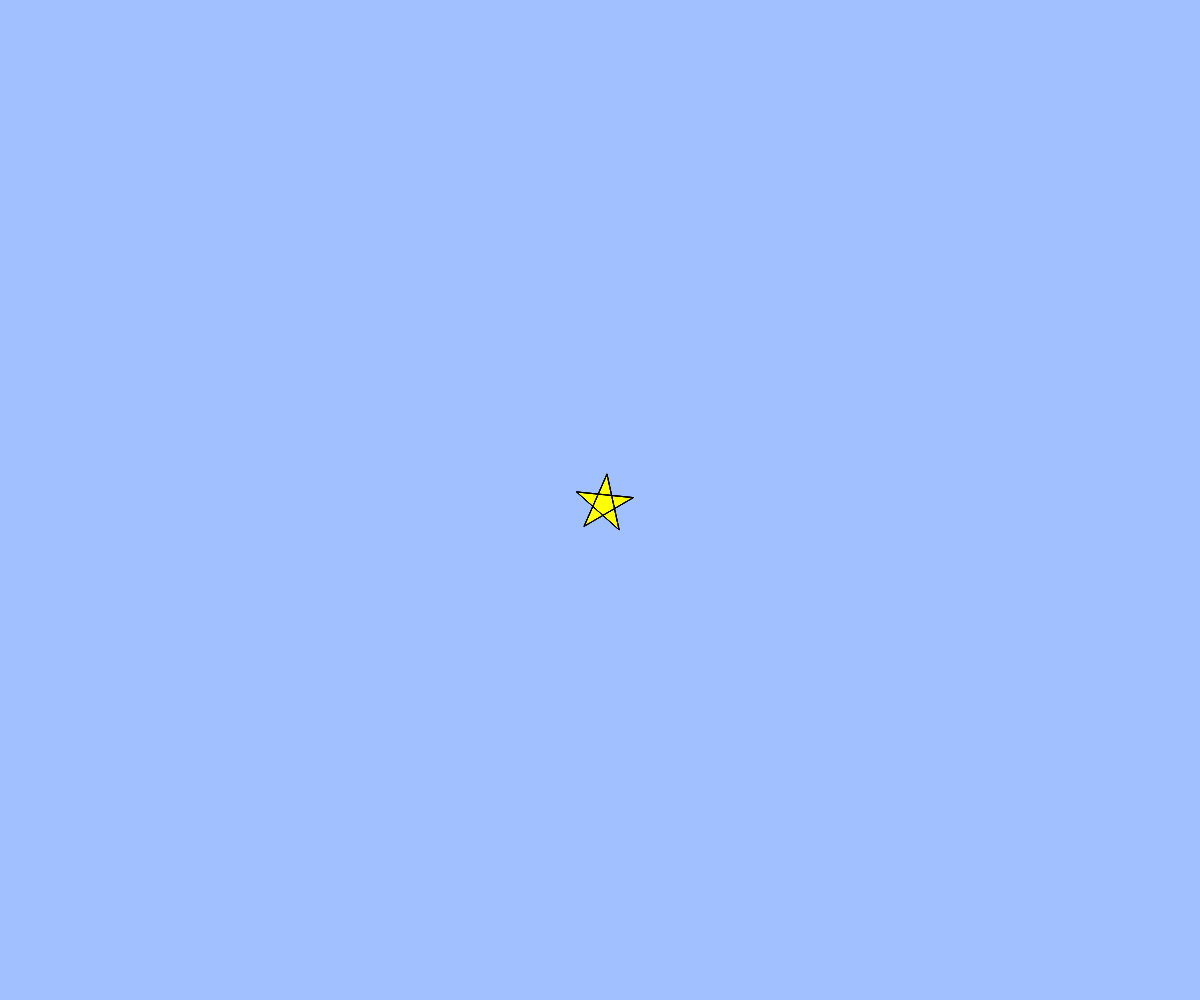
Frame 1 (no input)
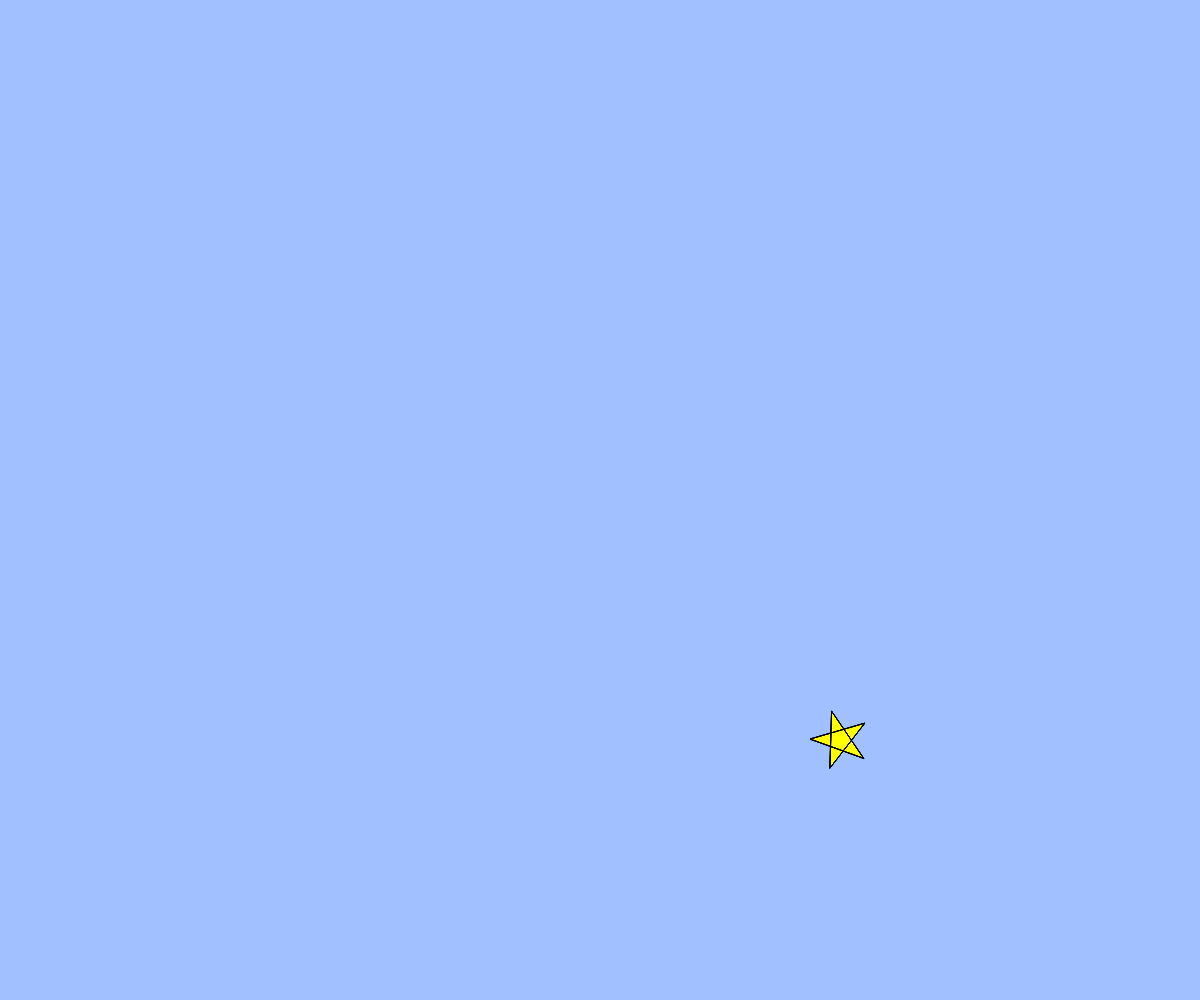
Frame 60 (no input)
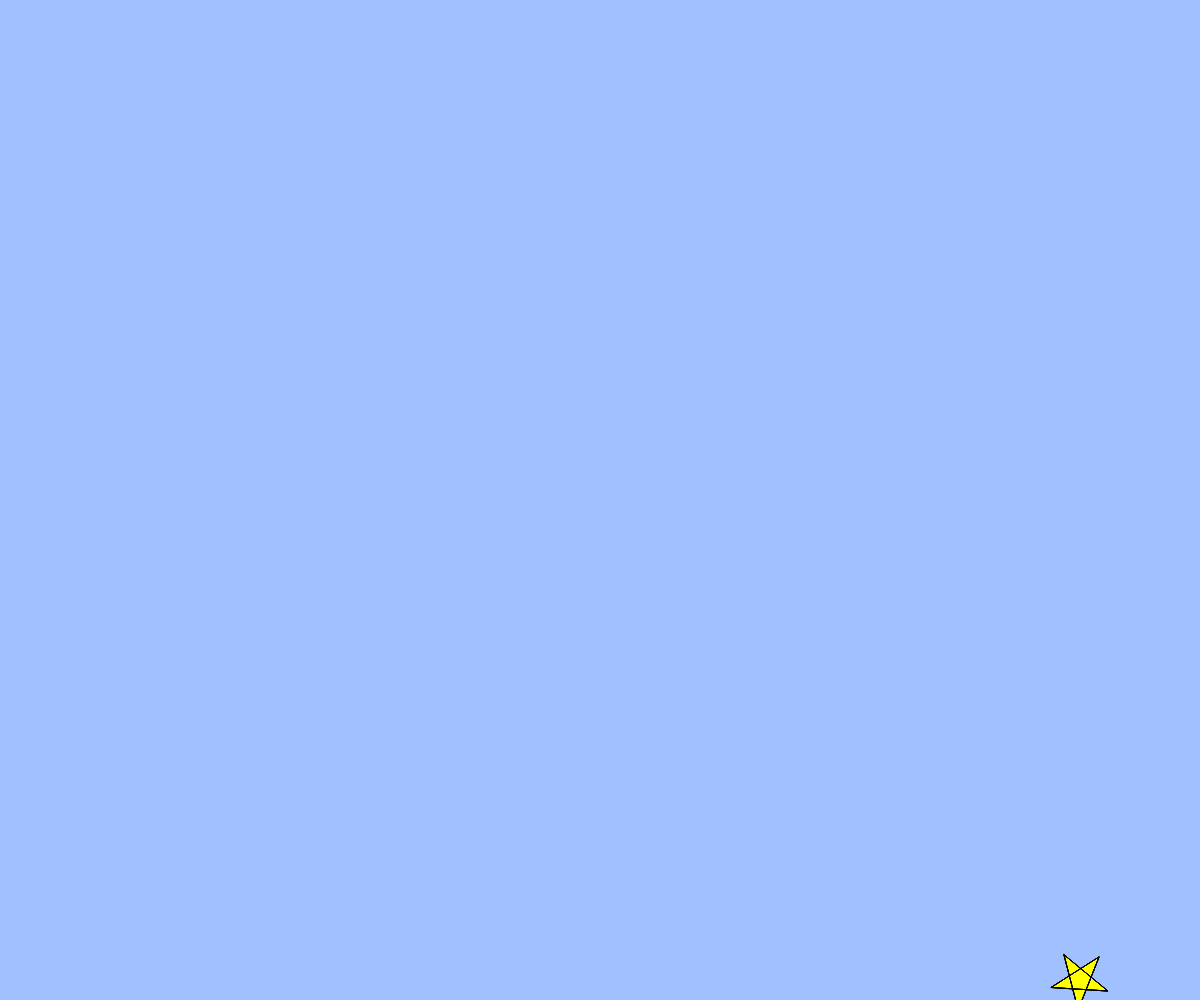
Frame 120 (the mouse pressed at the canvas centre since frame 60)

The p5.js sketch that drew these frames (run headless with seeded random() and noise() and a simulated clock; from frame 60 on, the mouse is pressed at the canvas centre):

// p5.js sketch
// ── sketch.js
// テキスト「アニメーション」
let x, y, vx, vy, angle;

function setup(){
  createCanvas(windowWidth, windowHeight);
  x = width / 2;
  y = height / 2;
  vx = 4;
  vy = 4;
  angle = 0;
}

function draw(){
  background(160, 192, 255);
  // BLANK[2] (hint: 作った star 関数を使います)
  fill('yellow');
  angle += 0.1;
  x += vx;
  y += vy;
  star(x, y, 30, angle);

  // 端の処理パターン (1) 反対側から出てくる
  if(x > width){ x = 0; }
  else if(x < 0){ x = width; }
  if(y > height){ y = 0; }
  if(y < 0){ y = height; }
}

function star(cx, cy, r, angle){
  beginShape();
  for(var i = 0; i < 20; i++){
    var theta = TWO_PI * i * 2 / 5 - HALF_PI;
    // BLANK[1] (hint: angle 分だけ星を回転させるには？)
    theta += angle;
    var x = cx + cos(theta) * r;
    var y = cy + sin(theta) * r;
    vertex(x,y);
  }
  endShape(CLOSE);
}

function windowResized(){
  resizeCanvas(windowWidth, windowHeight);
}
